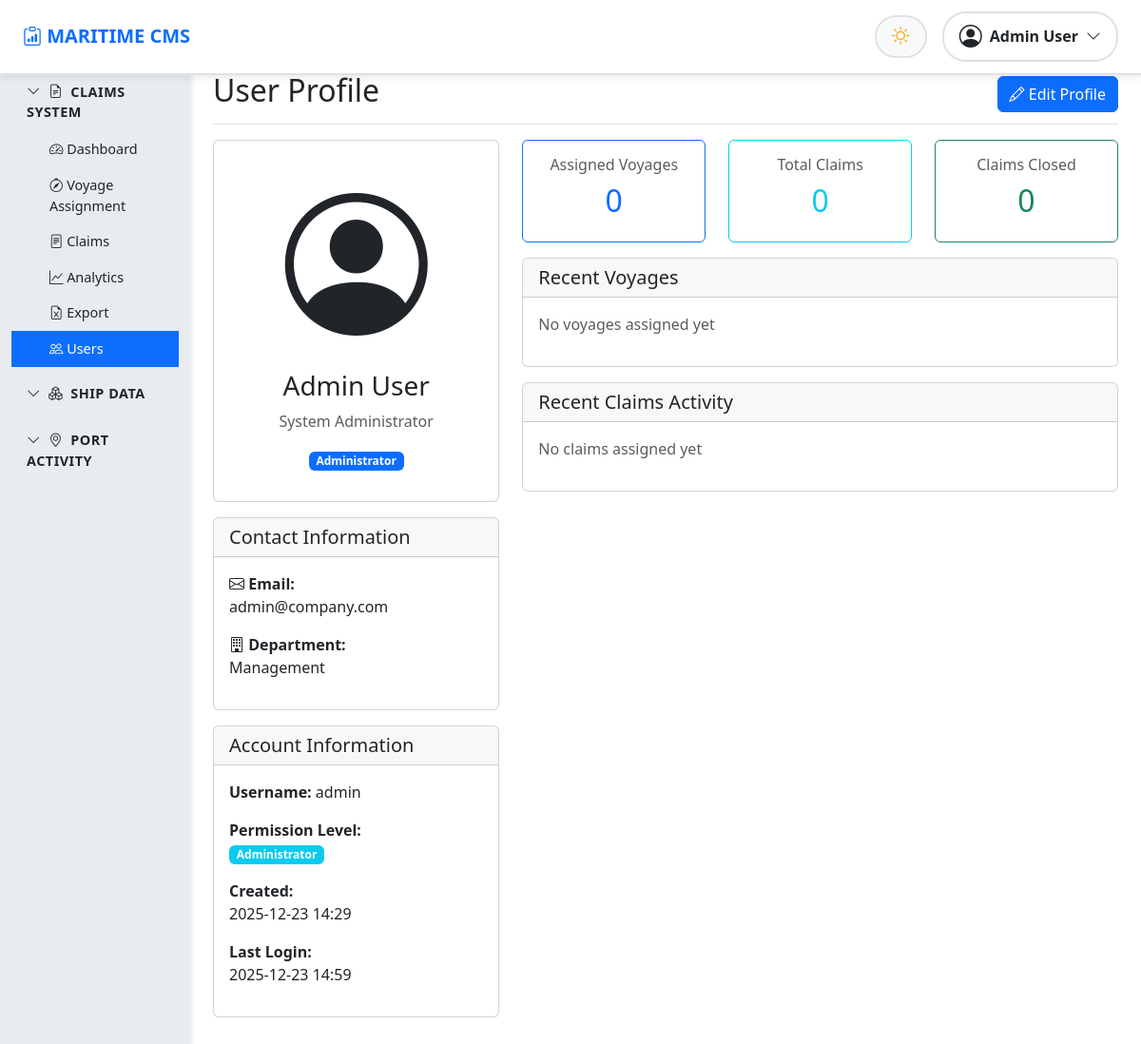
The app's page /users/1/ (signed in), older data.
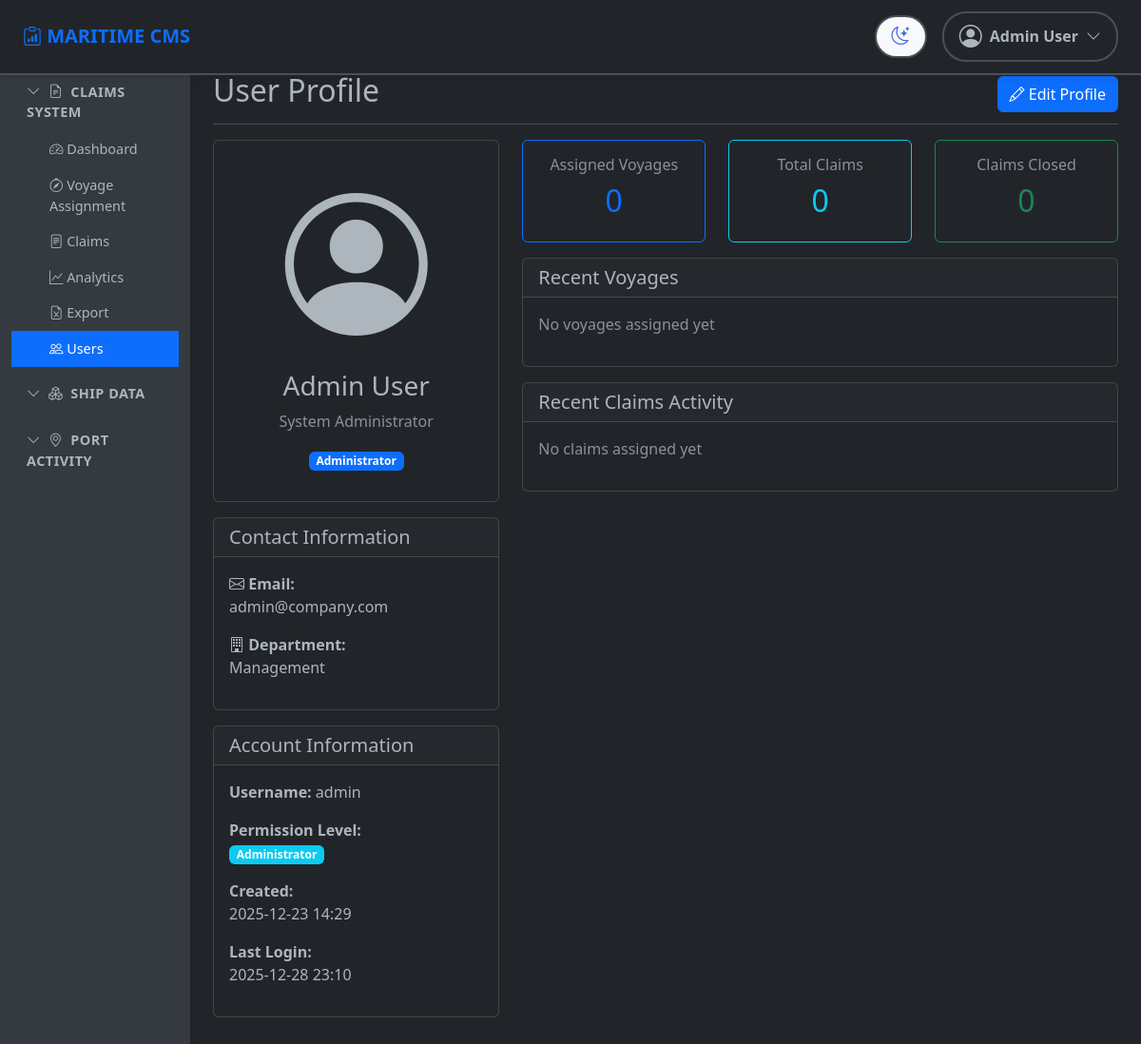
The same page, newer data.
### claims/models.py (models this page shows, shortened)
class User(AbstractUser):
    ROLE_CHOICES = [
        ('READ', 'Read Only'),
        ('READ_EXPORT', 'Read + Export'),
        ('WRITE', 'Write'),
        ('TEAM_LEAD', 'Team Lead'),
        ('ADMIN', 'Administrator'),
    ]
    role = models.CharField(max_length=20, choices=ROLE_CHOICES, default='READ')
    department = models.CharField(max_length=100, blank=True)
    phone = models.CharField(max_length=20, blank=True)
    position = models.CharField(max_length=100, blank=True, help_text="Job title/position")
    profile_photo = models.ImageField(upload_to='profile_photos/', blank=True, null=True)
    dark_mode = models.BooleanField(default=False, help_text="Enable dark mode preference")
    created_by = models.ForeignKey('self', on_delete=models.SET_NULL, null=True, blank=True, related_name='users_created')
    bio = models.TextField(blank=True, help_text="Short biography")
    def can_export(self):
        return self.role in ['READ_EXPORT', 'WRITE', 'TEAM_LEAD', 'ADMIN']
    def get_assigned_voyages_count(self):
        return self.assigned_voyages.count()
    def get_closed_claims_count(self):
        return self.assigned_claims.filter(payment_status='PAID').count()
    class Meta:
        db_table = 'claims_user'
        permissions = [
            ('view_user_directory', 'Can view user directory'),
            ('export_users', 'Can export users to Excel'),
        ]

### claims/views.py (the view)
# urls.py: path('users/<int:user_id>/', views.user_profile, name='user_profile'),
@login_required
def user_profile(request, user_id):
    profile_user = get_object_or_404(User, pk=user_id)
    assigned_voyages_count = profile_user.get_assigned_voyages_count()
    closed_claims_count = profile_user.get_closed_claims_count()
    total_claims = profile_user.assigned_claims.count()
    recent_claims = profile_user.assigned_claims.select_related(
        'voyage', 'ship_owner'
    ).order_by('-updated_at')[:5]
    recent_voyages = profile_user.assigned_voyages.select_related(
        'ship_owner'
    ).order_by('-assigned_at')[:5]
    context = {
        'profile_user': profile_user,
        'assigned_voyages_count': assigned_voyages_count,
        'closed_claims_count': closed_claims_count,
        'total_claims': total_claims,
        'recent_claims': recent_claims,
        'recent_voyages': recent_voyages,
    }
    return render(request, 'claims/user_profile.html', context)

### claims/templates/claims/user_profile.html (shortened to what this page needs)
{% extends 'claims/base.html' %}
{% block content %}
<div class="d-flex justify-content-between flex-wrap flex-md-nowrap align-items-center pb-2 mb-3 border-bottom">
    <h1 class="h2">User Profile</h1>
    {% if user == profile_user or user.is_admin_role %}
    <div class="btn-toolbar mb-2 mb-md-0">
        <a href="{% url 'user_profile_edit' profile_user.id %}" class="btn btn-primary">
            <i class="bi bi-pencil"></i> Edit Profile
        </a>
    </div>
    {% endif %}
</div>
<div class="row">
    <div class="col-md-4">
        <div class="card mb-3">
            <div class="card-body text-center">
                {% if profile_user.profile_photo %}
                <img src="{{ profile_user.profile_photo.url }}" class="profile-photo-large mb-3" alt="{{ profile_user.get_full_name }}">
                {% else %}
                <i class="bi bi-person-circle" style="font-size: 150px;"></i>
                {% endif %}
                <h3>{{ profile_user.get_full_name|default:profile_user.username }}</h3>
                {% if profile_user.position %}
                <p class="text-muted">{{ profile_user.position }}</p>
                {% endif %}
                <p><span class="badge bg-primary">{{ profile_user.get_role_display }}</span></p>
            </div>
        </div>
        <div class="card mb-3">
            <div class="card-header">
                <h5 class="mb-0">Contact Information</h5>
            </div>
            <div class="card-body">
                <p><i class="bi bi-envelope"></i> <strong>Email:</strong><br>{{ profile_user.email|default:"-" }}</p>
                {% if profile_user.department %}
                <p><i class="bi bi-building"></i> <strong>Department:</strong><br>{{ profile_user.department }}</p>
                {% endif %}
            </div>
        </div>
        <div class="card mb-3">
            <div class="card-header">
                <h5 class="mb-0">Account Information</h5>
            </div>
            <div class="card-body">
                <p><strong>Username:</strong> {{ profile_user.username }}</p>
                <p><strong>Permission Level:</strong><br>
                    <span class="badge bg-info">{{ profile_user.get_role_display }}</span>
                </p>
                <p><strong>Created:</strong><br>{{ profile_user.date_joined|date:"Y-m-d H:i" }}</p>
                <p><strong>Last Login:</strong><br>{{ profile_user.last_login|date:"Y-m-d H:i"|default:"Never" }}</p>
            </div>
        </div>
    </div>
    <div class="col-md-8">
        <div class="row mb-3">
            <div class="col-md-4">
                <div class="card border-primary">
                    <div class="card-body text-center">
                        <h6 class="text-muted">Assigned Voyages</h6>
                        <h2 class="text-primary">{{ assigned_voyages_count }}</h2>
                    </div>
                </div>
            </div>
            <div class="col-md-4">
                <div class="card border-info">
                    <div class="card-body text-center">
                        <h6 class="text-muted">Total Claims</h6>
                        <h2 class="text-info">{{ total_claims }}</h2>
                    </div>
                </div>
            </div>
            <div class="col-md-4">
                <div class="card border-success">
                    <div class="card-body text-center">
                        <h6 class="text-muted">Claims Closed</h6>
                        <h2 class="text-success">{{ closed_claims_count }}</h2>
                    </div>
                </div>
            </div>
        </div>
        <div class="card mb-3">
            <div class="card-header">
                <h5 class="mb-0">Recent Voyages</h5>
            </div>
            <div class="card-body">
                {% if recent_voyages %}
                <div class="table-responsive">
                    <table class="table table-sm">
                        <thead>
                            <tr>
                                <th>Voyage Number</th>
                                <th>Vessel</th>
                                <th>Ship Owner</th>
                                <th>Assigned</th>
                            </tr>
                        </thead>
                        <tbody>
                            {% for voyage in recent_voyages %}
                            <tr>
                                <td><a href="{% url 'voyage_detail' voyage.pk %}">{{ voyage.voyage_number }}</a></td>
                                <td>{{ voyage.vessel_name }}</td>
                                <td>{{ voyage.ship_owner.name }}</td>
                                <td>{{ voyage.assigned_at|date:"Y-m-d" }}</td>
                            </tr>
                            {% endfor %}
                        </tbody>
                    </table>
                </div>
                {% else %}
                <p class="text-muted">No voyages assigned yet</p>
                {% endif %}
            </div>
        </div>
        <div class="card mb-3">
            <div class="card-header">
                <h5 class="mb-0">Recent Claims Activity</h5>
            </div>
            <div class="card-body">
                {% if recent_claims %}
                <div class="table-responsive">
                    <table class="table table-sm">
                        <thead>
                            <tr>
                                <th>Claim Number</th>
                                <th>Vessel</th>
                                <th>Type</th>
                                <th>Payment Status</th>
                                <th>Last Updated</th>
                            </tr>
                        </thead>
                        <tbody>
                            {% for claim in recent_claims %}
                            <tr>
                                <td><a href="{% url 'claim_detail' claim.pk %}">{{ claim.claim_number }}</a></td>
                                <td>{{ claim.voyage.vessel_name }}</td>
                                <td>{{ claim.get_claim_type_display }}</td>
                                <td>
                                    <span class="badge bg-{% if claim.payment_status == 'PAID' %}success{% elif claim.payment_status == 'TIMEBAR' %}danger{% elif claim.payment_status == 'SENT' %}info{% elif claim.payment_status == 'PARTIALLY_PAID' %}warning{% else %}secondary{% endif %}">
                                        {{ claim.get_payment_status_display }}
                                    </span>
                                </td>
                                <td>{{ claim.updated_at|date:"Y-m-d" }}</td>
                            </tr>
                            {% endfor %}
                        </tbody>
                    </table>
                </div>
                {% else %}
                <p class="text-muted">No claims assigned yet</p>
                {% endif %}
            </div>
        </div>
    </div>
</div>
{% endblock %}

### claims/templates/claims/base.html (shortened to what this page needs)
<!DOCTYPE html>
<html lang="en" data-bs-theme="{% if user.is_authenticated and user.dark_mode %}dark{% else %}light{% endif %}">
<head>
    <link href="https://cdn.jsdelivr.net/npm/bootstrap@5.3.0/dist/css/bootstrap.min.css" rel="stylesheet">
    <link rel="stylesheet" href="https://cdn.jsdelivr.net/npm/bootstrap-icons@1.11.0/font/bootstrap-icons.css">
</head>
<body>
    {% if user.is_authenticated %}
    <nav class="top-navbar d-flex align-items-center justify-content-between">
        <div class="navbar-brand-text">
            <i class="bi bi-clipboard-data"></i> MARITIME CMS
        </div>
        <div class="user-controls">
            <button id="darkModeToggle" class="theme-toggle">
                <i class="bi bi-sun icon sun-icon" style="{% if user.dark_mode %}display:none;{% endif %}"></i>
                <i class="bi bi-moon-stars icon moon-icon" style="{% if not user.dark_mode %}display:none;{% endif %}"></i>
            </button>
            <div class="user-dropdown" id="userDropdown">
                <div class="user-dropdown-toggle">
                    {% if user.profile_photo %}
                    <img src="{{ user.profile_photo.url }}" class="profile-photo-small" alt="{{ user.get_full_name }}">
                    {% else %}
                    <i class="bi bi-person-circle" style="font-size: 1.5rem;"></i>
                    {% endif %}
                    <span class="fw-semibold">{{ user.get_full_name|default:user.username }}</span>
                    <i class="bi bi-chevron-down"></i>
                </div>
            </div>
        </div>
    </nav>
    <div class="container-fluid">
        <div class="row">
            <nav class="col-md-2 d-md-block sidebar collapse">
                <div class="position-sticky pt-3">
                    <div class="nav-menu">
                        <div class="menu-group mb-2">
                            <div class="menu-group-header" data-bs-toggle="collapse" data-bs-target="#claimsMenu" aria-expanded="true">
                                <i class="bi bi-chevron-down me-1"></i>
                                <i class="bi bi-file-earmark-text me-1"></i>
                                Claims System
                            </div>
                            <div class="collapse show" id="claimsMenu">
                                <ul class="nav flex-column menu-group-items">
                                    <li class="nav-item">
                                        <a class="nav-link {% if request.resolver_match.url_name == 'dashboard' %}active{% endif %}" href="{% url 'dashboard' %}">
                                            <i class="bi bi-speedometer2"></i> Dashboard
                                        </a>
                                    </li>
                                    <li class="nav-item">
                                        <a class="nav-link {% if 'voyage' in request.resolver_match.url_name %}active{% endif %}" href="{% url 'voyage_list' %}">
                                            <i class="bi bi-compass"></i> Voyage Assignment
                                        </a>
                                    </li>
                                    <li class="nav-item">
                                        <a class="nav-link {% if 'claim' in request.resolver_match.url_name %}active{% endif %}" href="{% url 'claim_list' %}">
                                            <i class="bi bi-file-text"></i> Claims
                                        </a>
                                    </li>
                                    <li class="nav-item">
                                        <a class="nav-link {% if 'analytics' in request.resolver_match.url_name %}active{% endif %}" href="{% url 'analytics' %}">
                                            <i class="bi bi-graph-up"></i> Analytics
                                        </a>
                                    </li>
                                    {% if user.can_export %}
                                    <li class="nav-item">
                                        <a class="nav-link" href="{% url 'export_claims' %}">
                                            <i class="bi bi-file-earmark-excel"></i> Export
                                        </a>
                                    </li>
                                    {% endif %}
                                    {% if perms.claims.view_user_directory or user.is_staff %}
                                    <li class="nav-item">
                                        <a class="nav-link {% if 'user' in request.resolver_match.url_name %}active{% endif %}" href="{% url 'user_directory' %}">
                                            <i class="bi bi-people"></i> Users
                                        </a>
                                    </li>
                                    {% endif %}
                                </ul>
                            </div>
                        </div>
                        <div class="menu-group mb-2">
                            <div class="menu-group-header collapsed" data-bs-toggle="collapse" data-bs-target="#shipDataMenu" aria-expanded="false">
                                <i class="bi bi-chevron-down me-1"></i>
                                <i class="bi bi-boxes me-1"></i>
                                Ship Data
                            </div>
                        </div>
                        <div class="menu-group mb-2">
                            <div class="menu-group-header collapsed" data-bs-toggle="collapse" data-bs-target="#portActivityMenu" aria-expanded="false">
                                <i class="bi bi-chevron-down me-1"></i>
                                <i class="bi bi-geo-alt me-1"></i>
                                Port Activity
                            </div>
                        </div>
                    </div>
                </div>
            </nav>
            <main class="col-md-10 ms-sm-auto px-md-4">
                <div class="pt-3 pb-2 mb-3">
                    {% block content %}{% endblock %}
                </div>
            </main>
        </div>
    </div>
    {% endif %}
</body>
</html>

Row changes from the older to the newer data that the page shows:
changed User "Admin User": dark_mode False → True (drawn); last_login "2025-12-23 14:59" → "2025-12-28 23:10"
